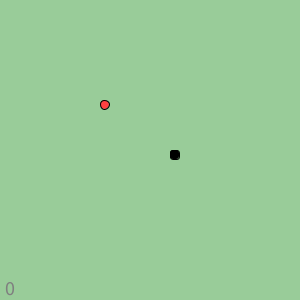
Frame 1 (no input)
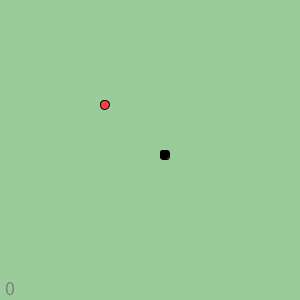
Frame 60 (the mouse pressed at the canvas centre just before this capture)
Frame 120 (the mouse held since frame 60 and released just before this capture): identical to frame 60, image omitted

The Processing sketch that drew these frames (run headless with seeded random() and noise(); from frame 60 on, the mouse is pressed at the canvas centre):

// Processing sketch: processing_92453
// ── processing_92453.pde

int dir = 4; //direccao actual.  4 direccoes: 1=cima, 2=baixo, 3=esquerda e 4=direita
int dirant = 0; //direccao anterior
int snake_size; //tamanho da snake
int i[] = new int[100]; //posicao inicial da snake
int j[] = new int[100];  //posicao inicial da snake
int w = 300; //largura ecra
int h = 300; //altura ecra
int snake_w = 9; //largura da snake
int snake_h = 9; //altura da snake
float fRate = 10; //framerate (velocidade)
int sp = 10; 
int a = 100; int b = 100; //posicao inicial da maça
int score, inicio, fim;
boolean game;

void setup() {
  size(300, 300);
  game = true;
  int it;
  score = inicio = 0;
  snake_size = 1;
  for (it=0;it<i.length;it++) {
    i[it] = 0;
    j[it] = 0;
  }
  i[0] = j[0] = 150;
  size(w,h);
  background(100);
  stroke(0);
  smooth();
  draw();
}   

void sides () {
  int it;
  for (it=0;it<snake_size;it++) {
    
    if (i[it]>width-10) {
      i[it]=0;
    }
    
    if (i[it]<0) {
      i[it]=width-10;
    }
    
    if (j[it]>height-10) {
      j[it]=0;
    }
    
    if (j[it]<0) {
      j[it]=height-10;
    }
  }
}

void apple () {
  int n = snake_size;
  fill (255,65,65);
  //rect (a, b, snake_w, snake_h);
  ellipseMode(CORNER);
  ellipse(a,b,snake_w,snake_w);
  if (i[0]==a && j[0]==b) {
    a = int (random (0,(width/10)-1)) * 10; //posição aleatória da maçã
    b = int (random (0,(height/10)-1)) * 10; //posição aleatória da maçã
    fRate += 0.25;
    score += 10;
    switch(dir) {
    case 1:
      j[n]=j[n-1]+sp;
      i[n]=i[n-1];
      break;
    case 2: 
      j[n]=j[n-1]-sp;
      i[n]=i[n-1];
      break;
    case 3: 
      i[n]=i[n-1]-sp;
      j[n]=j[n-1];
      break;
    case 4: 
      i[n]=i[n-1]+sp;
      j[n]=j[n-1];
      break;
    }
    snake_size++;
  }
}

int tail () {
  int val=0;
  int x = snake_size-1;
  int y = snake_size-2;
  if (j[y]==j[x]-10 && i[y]==i[x]) val=1;
  else if (j[x]==j[y]-10 && i[y]==i[x]) val=2;
       else if (i[y]==i[x]-10 && j[y]==j[x]) val=3;
            else if (i[x]==i[y]-10 && j[y]==j[x]) val=4;
                  else {
                    if (j[x]<j[y] && i[y]==i[x]) val=1;
                    if (j[x]>j[y] && i[y]==i[x]) val=2;
                    if (i[x]<i[y] && j[y]==j[x]) val=3;
                    if (i[x]>i[y] && j[y]==j[x]) val=4;
                  }
  return val;
}

void display () {
  int a,t;
  t = 0;
  fill (0); 
  if (snake_size==1) rect (i[0], j[0], snake_w, snake_h,3,3,3,3);
  else {
          t = tail();
          switch(dir) {
            case 1: rect (i[0], j[0], snake_w, snake_h,10,10,0,0);break;
            case 2: rect (i[0], j[0], snake_w, snake_h,0,0,10,10);break;
            case 3: rect (i[0], j[0], snake_w, snake_h,10,0,0,10);break;
            case 4: rect (i[0], j[0], snake_w, snake_h,0,10,10,0);break;
          }
          for (a=1;a<snake_size-1;a++) {
            rect (i[a], j[a], snake_w, snake_h);
          }
          switch(t) {
            case 1: rect (i[a], j[a], snake_w, snake_h,0,0,10,10);break;
            case 2: rect (i[a], j[a], snake_w, snake_h,10,10,0,0);break;
            case 3: rect (i[a], j[a], snake_w, snake_h,0,10,10,0);break;
            case 4: rect (i[a], j[a], snake_w, snake_h,10,0,0,10);break;
          }
  }
}

void move () {
  int it;
  if ((dir==1 && dirant==2) || (dir==2 && dirant==1) || (dir==3 && dirant==4) || (dir==4 && dirant==3)) //não permite a snake inverter a direcção 180 graus
  {
    dir = dirant;
  }
  for (it=snake_size-1;it>0;it--) {
    i[it]=i[it-1];
    j[it]=j[it-1];
  }
  switch(dir) {
  case 1:
    j[0]=j[0]-sp; 
    break;
  case 2:
    j[0]=j[0]+sp; 
    break;
  case 3:
    i[0]=i[0]-sp; 
    break;
  case 4:
    i[0]=i[0]+sp; 
    break;
  }
  dirant = dir;
}

void game_over () {
    int time, time2;
    game = false;
    fim = millis();
    score = score - ((fim-inicio) / 2718);
    score = round(score);
    fill (200);
    rect (195, 275, 130, 40);
    String s = "Novo Jogo";
    fill(50);
    textSize(20);
    text(s, 200, 295);
    text("Score: " + score, 5, 295);
    noLoop();
    fill(200,0,0);
    rect (i[0], j[0], snake_w, snake_h,3,3,3,3);
}

void colision () {
  int it;
  for (it=3;it<snake_size;it++) {
      if (i[0]==i[it] && j[0]==j[it]) {
           game_over();
         }
       }
}

void show_score () {
  if (game) {
    fill (127);
    textSize(20);
    text(score/10, 5, 295);
  }
}
     
void draw() {  
  frameRate (fRate);
  background (153, 204, 153);
  apple ();
  move ();
  sides ();
  display ();
  colision ();
  show_score();
}

void restart () {
  dir = 4;
  dirant = 0;
  fRate = 10;
  a = b = 100;
  game = true;
  int it;
  score = 0;
  snake_size = 1;
  for (it=0;it<i.length;it++) {
    i[it] = 0;
    j[it] = 0;
  }
  i[0] = j[0] = 150;
  size(w,h);
  background(100);
  stroke(0);
  smooth();
  inicio = millis();
  loop();
}

void mousePressed() {
  if(mouseX > 195 && mouseX < 300 && mouseY > 275 && mouseY < 300 && !game) {restart();}
}


void keyPressed() {
  if (key == CODED) {
    if (keyCode == UP)    {dir = 1;}
    if (keyCode == DOWN)  {dir = 2;}
    if (keyCode == LEFT)  {dir = 3;}
    if (keyCode == RIGHT) {dir = 4;}
  }
}
